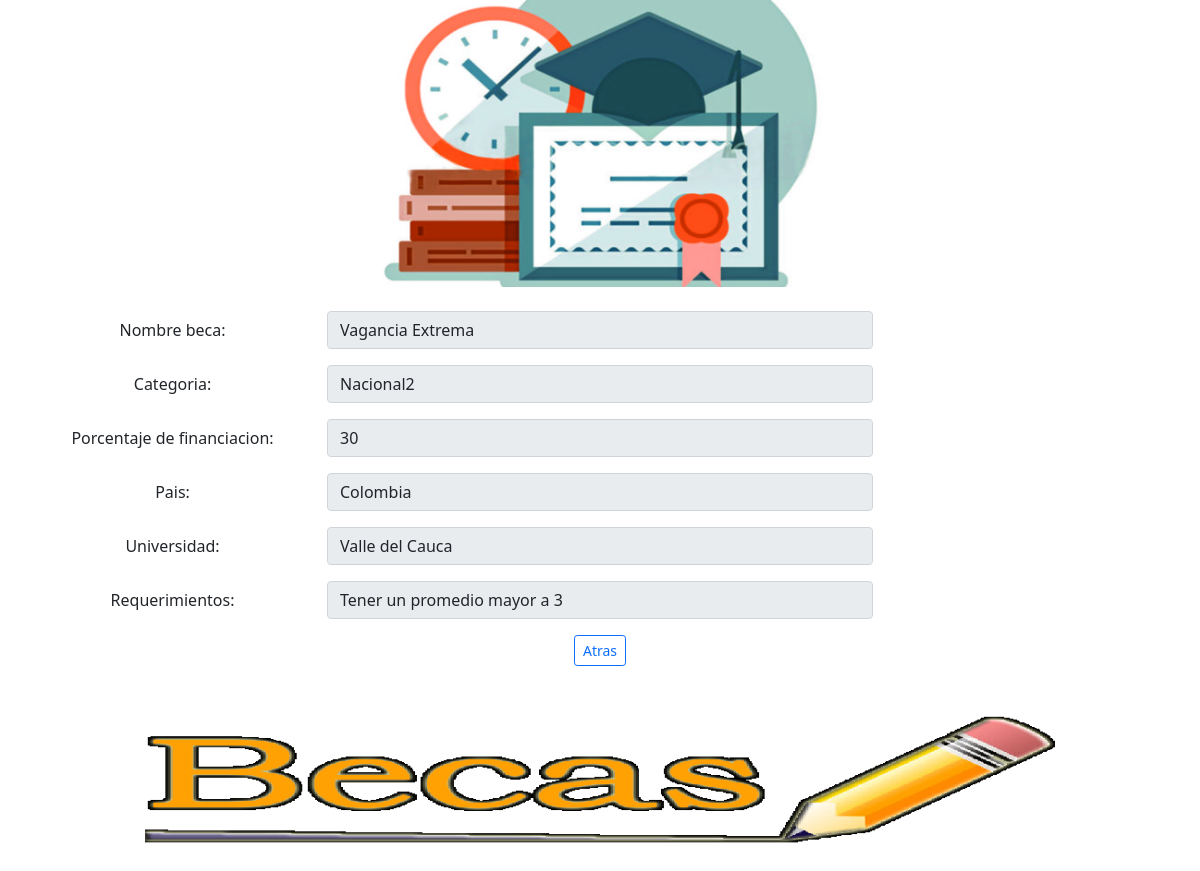
The page /1 on the database its author committed.
### beca/models.py (models this page shows)
class Beca(models.Model):
    id = models.AutoField(primary_key=True)
    Categoria = models.CharField(max_length=100)
    Nombre = models.CharField(max_length=100)
    Porcentaje_F = models.IntegerField(max_length=100)
    Pais = models.CharField(max_length=100)
    Universidad = models.CharField(max_length=100)
    Requirimientos = models.CharField(max_length=100)
    Popularidad = models.IntegerField(max_length=100)

### beca/views.py (the view)
# urls.py: path('<int:id>', views.detalleBeca, name="detalleBeca"),
def detalleBeca(request,id):
    beca = Beca.objects.get(id=id)
    beca.Popularidad = beca.Popularidad + 1
    beca.save()
    contexto = {
        'beca': beca
    }
    return render(request,'detalleBeca.html',contexto)

### beca/templates/detalleBeca.html (shortened to what this page needs)
<!DOCTYPE html>
{% load static %}
<html lang="en">
    <head>
    <link href="https://cdn.jsdelivr.net/npm/bootstrap@5.1.3/dist/css/bootstrap.min.css" rel="stylesheet">
  </head>
  <body>
    <div class="container text-center">
        <div class="container mb-4 text-center">
            <img src="{% static 'imagenes/beca.jpg' %}" class="img-fluid col-6" alt="ImgBeca">
        </div>
        <div class="row mb-3">
            <label for="inputEmail3" class="col-sm-3 col-form-label">Nombre beca:</label>
            <div class="col-sm-6">
                <input class="form-control" type="text" value="{{ beca.Nombre }}" aria-label="Disabled input example" disabled readonly>
            </div>
        </div>
        <div class="row mb-3">
            <label for="inputEmail3" class="col-sm-3 col-form-label">Categoria:</label>
            <div class="col-sm-6">
                <input class="form-control" type="text" value="{{ beca.Categoria }}" aria-label="Disabled input example" disabled readonly>
            </div>
        </div>
        <div class="row mb-3">
            <label for="inputEmail3" class="col-sm-3 col-form-label">Porcentaje de financiacion:</label>
            <div class="col-sm-6">
                <input class="form-control" type="text" value="{{ beca.Porcentaje_F }}" aria-label="Disabled input example" disabled readonly>
            </div>
        </div>
        <div class="row mb-3">
            <label for="inputEmail3" class="col-sm-3 col-form-label">Pais:</label>
            <div class="col-sm-6">
                <input class="form-control" type="text" value="{{ beca.Pais }}" aria-label="Disabled input example" disabled readonly>
            </div>
        </div>
        <div class="row mb-3">
            <label for="inputEmail3" class="col-sm-3 col-form-label">Universidad:</label>
            <div class="col-sm-6">
                <input class="form-control" type="text" value="{{ beca.Universidad }}" aria-label="Disabled input example" disabled readonly>
            </div>
        </div>
        <div class="row mb-3">
            <label for="inputEmail3" class="col-sm-3 col-form-label">Requerimientos:</label>
            <div class="col-sm-6">
                <input class="form-control" type="text" value="{{ beca.Requirimientos }}" aria-label="Disabled input example" disabled readonly>
            </div>
        </div>
        <div class="container mb-5 text-center">
            <a class="btn btn-outline-primary btn-sm" href="{% url 'index'  %}"> Atras </a>
        </div>
        <div class="container mb-4 text-center">
            <img src="{% static 'imagenes/beca2.png' %}" class="img-fluid col-10" alt="ImgBeca">
        </div>
    </div>
</body>
</html>

### rows shown on the page
Beca: Nombre "Vagancia Extrema", Categoria "Nacional2", Porcentaje_F "30", Pais "Colombia", Universidad "Valle del Cauca", Requirimientos "Tener un promedio mayor a 3"
